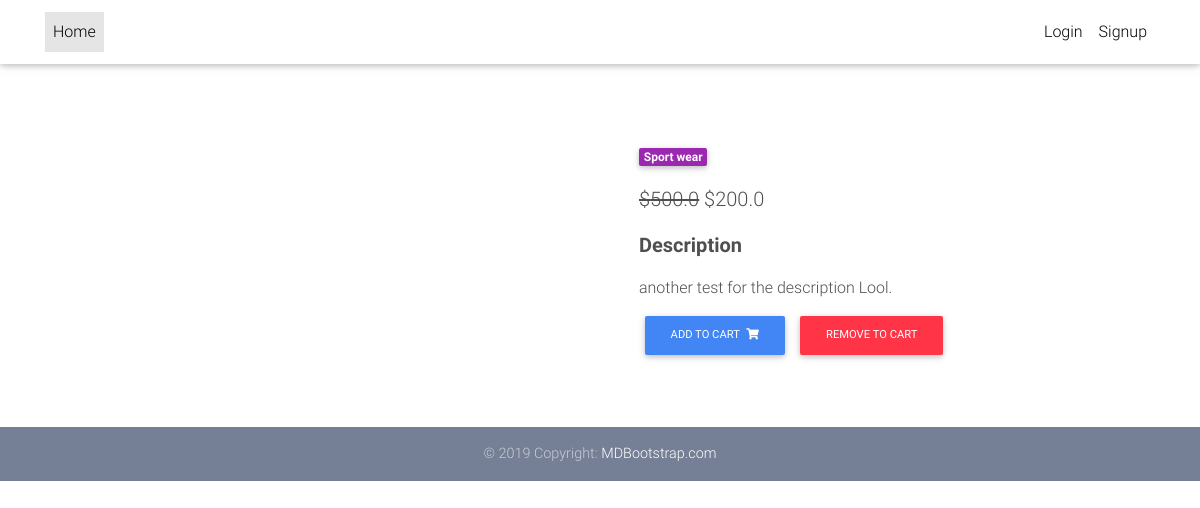
/product/laravel/, run on the app's committed database.
### core/models.py (models this page shows, shortened)
class Item(models.Model):
    title          = models.CharField(max_length=100)
    price          = models.FloatField()
    discount_price = models.FloatField(default=False,blank=True,null=True)
    slug           = models.SlugField()
    category       = models.CharField(choices=CATEGORY_CHOSES,max_length=2)
    label          = models.CharField(choices=LABEL_CHOSES,max_length=1)
    description    = models.CharField(max_length=100)
    def get_add_to_cart_url(self):
        return reverse('core:add_to_cart', kwargs={'slug': self.slug})
    def get_remove_to_cart_url(self):
        return reverse('core:remove_from_cart', kwargs={'slug': self.slug})

### core/views.py (the view)
# urls.py: path('product/<slug>/', ProductDetail.as_view(), name='product'),
class ProductDetail(DetailView):
    model = Item
    template_name = 'product.html'

### core/templates/product.html (shortened to what this page needs)
{% load static %}
{% load cart_template_tags %}
<!DOCTYPE html>
<html lang="en">
<head>
  <link rel="stylesheet" href="https://use.fontawesome.com/releases/v5.11.2/css/all.css">
  <link href="{% static 'css/bootstrap.min.css'%}" rel="stylesheet">
  <link href="{% static 'css/mdb.min.css'%}" rel="stylesheet">
  <link href="{% static 'css/style.min.css'%}" rel="stylesheet">
</head>
<body>
  <nav class="navbar fixed-top navbar-expand-lg navbar-light white scrolling-navbar">
    <div class="container">
      <div class="collapse navbar-collapse" id="navbarSupportedContent">
        <ul class="navbar-nav mr-auto">
          <li class="nav-item active">
            <a class="nav-link waves-effect" href="{% url 'core:home' %}">Home
            </a>
          </li>
        </ul>
        <ul class="navbar-nav nav-flex-icons">
          {% if user.is_authenticated %}
          <li class="nav-item">
            <a class="nav-link waves-effect">
              <span class="badge red z-depth-1 mr-1"> {{request.user|cart_item_count}} </span>
              <i class="fas fa-shopping-cart"></i>
              <span class="clearfix d-none d-sm-inline-block"> Cart </span>
            </a>
          </li>
          <li class="nav-item">
            <a class="nav-link waves-effect" href="{%url 'account_logout' %}">
              <span class="clearfix d-none d-sm-inline-block"> Logout </span>
            </a>
          </li>
          {%else%}
          <li class="nav-item">
            <a class="nav-link waves-effect" href="{%url 'account_login' %}">
              <span class="clearfix d-none d-sm-inline-block"> Login </span>
            </a>
          </li>
          <li class="nav-item">
            <a class="nav-link waves-effect" href="{%url 'account_signup' %}">
              <span class="clearfix d-none d-sm-inline-block"> Signup </span>
            </a>
          </li>
          {%endif%}
        </ul>
      </div>
    </div>
  </nav>
  <main class="mt-5 pt-4">
    <div class="container dark-grey-text mt-5">
      <div class="row wow fadeIn">
        <div class="col-md-6 mb-4">
        </div>
        <div class="col-md-6 mb-4">
          <div class="p-4">
            <div class="mb-3">
              <a href="">
                <span class="badge purple mr-1">{{object.get_category_display}}</span>
              </a>
            </div>
            <p class="lead">
              {% if object.discount_price%}
              <span class="mr-1">
                <del>${{item.price}}</del>
              <span>${{item.discount_price}}</span>
              </span>
              {%else%}
              <span class="mr-1">
                <span>${{item.price}}</span>
              </span>
              {% endif %}
            </p>
            <p class="lead font-weight-bold">Description</p>
            <p>{{item.description}}.</p>
              <a href="{{object.get_add_to_cart_url}}" class="btn btn-primary btn-md my-0 p">Add to cart
                <i class="fas fa-shopping-cart ml-1"></i>
              </a>
              <a href="{{object.get_remove_to_cart_url}}" class="btn btn-danger btn-md my-0 p">Remove to cart
              </a>
          </div>
        </div>
      </div>
    </div>
  </main>
  <footer class="page-footer text-center font-small mt-4 wow fadeIn">
    <div class="footer-copyright py-3">
      © 2019 Copyright:
      <a href="https://mdbootstrap.com/education/bootstrap/" target="_blank"> MDBootstrap.com </a>
    </div>
  </footer>
</body>
</html>

### data on the page
Item: category "Sport wear", price "500.0", discount_price "200.0", description "another test for the description Lool"
